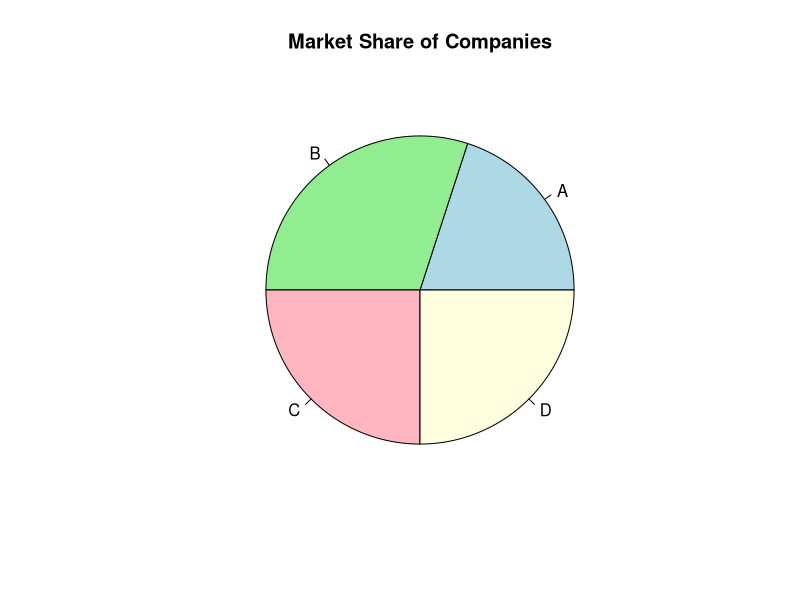

This chart was generated by the following R code:
companies<-c("A","B","C","D")
market_share<-c(20,30,25,25)
pie(market_share,labels=companies,
    main="Market Share of Companies",
    col=c("lightblue","lightgreen","lightpink","lightyellow")
    )